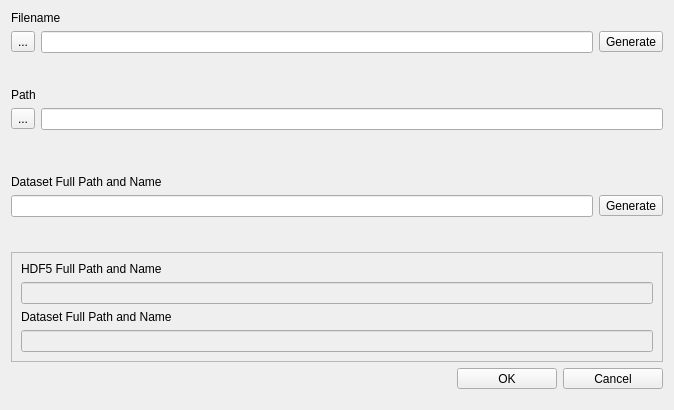
<?xml version="1.0" encoding="UTF-8"?>
<ui version="4.0">
 <class>Dialog</class>
 <widget class="QDialog" name="Dialog">
  <property name="geometry">
   <rect>
    <x>0</x>
    <y>0</y>
    <width>674</width>
    <height>410</height>
   </rect>
  </property>
  <property name="windowTitle">
   <string>Save</string>
  </property>
  <property name="styleSheet">
   <string notr="true">font: 10pt &quot;Arial&quot;;</string>
  </property>
  <layout class="QVBoxLayout" name="verticalLayout_2">
   <item>
    <layout class="QVBoxLayout" name="verticalLayout">
     <item>
      <widget class="QLabel" name="label">
       <property name="text">
        <string>Filename</string>
       </property>
      </widget>
     </item>
     <item>
      <layout class="QHBoxLayout" name="horizontalLayout">
       <property name="bottomMargin">
        <number>0</number>
       </property>
       <item>
        <widget class="QToolButton" name="buttonGetFilename">
         <property name="text">
          <string>...</string>
         </property>
        </widget>
       </item>
       <item>
        <widget class="QLineEdit" name="lineEditFilename">
         <property name="focusPolicy">
          <enum>Qt::StrongFocus</enum>
         </property>
        </widget>
       </item>
       <item>
        <widget class="QToolButton" name="buttonGenerateFilename">
         <property name="text">
          <string>Generate</string>
         </property>
        </widget>
       </item>
      </layout>
     </item>
     <item>
      <spacer name="verticalSpacer">
       <property name="orientation">
        <enum>Qt::Vertical</enum>
       </property>
       <property name="sizeHint" stdset="0">
        <size>
         <width>20</width>
         <height>40</height>
        </size>
       </property>
      </spacer>
     </item>
     <item>
      <widget class="QLabel" name="label_2">
       <property name="text">
        <string>Path</string>
       </property>
      </widget>
     </item>
     <item>
      <layout class="QHBoxLayout" name="horizontalLayout_2">
       <property name="bottomMargin">
        <number>10</number>
       </property>
       <item>
        <widget class="QToolButton" name="buttonGetPath">
         <property name="text">
          <string>...</string>
         </property>
        </widget>
       </item>
       <item>
        <widget class="QLineEdit" name="lineEditPath">
         <property name="focusPolicy">
          <enum>Qt::StrongFocus</enum>
         </property>
        </widget>
       </item>
      </layout>
     </item>
     <item>
      <spacer name="verticalSpacer_2">
       <property name="orientation">
        <enum>Qt::Vertical</enum>
       </property>
       <property name="sizeHint" stdset="0">
        <size>
         <width>20</width>
         <height>40</height>
        </size>
       </property>
      </spacer>
     </item>
     <item>
      <widget class="QLabel" name="label_3">
       <property name="text">
        <string>Dataset Full Path and Name</string>
       </property>
      </widget>
     </item>
     <item>
      <layout class="QHBoxLayout" name="horizontalLayout_4">
       <property name="bottomMargin">
        <number>0</number>
       </property>
       <item>
        <widget class="QLineEdit" name="lineEditDataset">
         <property name="focusPolicy">
          <enum>Qt::StrongFocus</enum>
         </property>
        </widget>
       </item>
       <item>
        <widget class="QToolButton" name="buttonGenerateDatasetname">
         <property name="text">
          <string>Generate</string>
         </property>
        </widget>
       </item>
      </layout>
     </item>
     <item>
      <spacer name="verticalSpacer_3">
       <property name="orientation">
        <enum>Qt::Vertical</enum>
       </property>
       <property name="sizeHint" stdset="0">
        <size>
         <width>20</width>
         <height>40</height>
        </size>
       </property>
      </spacer>
     </item>
     <item>
      <widget class="QFrame" name="frame">
       <property name="frameShape">
        <enum>QFrame::StyledPanel</enum>
       </property>
       <property name="frameShadow">
        <enum>QFrame::Plain</enum>
       </property>
       <layout class="QVBoxLayout" name="verticalLayout_3">
        <item>
         <widget class="QLabel" name="label_4">
          <property name="text">
           <string>HDF5 Full Path and Name</string>
          </property>
         </widget>
        </item>
        <item>
         <widget class="QLineEdit" name="lineReadFileNamePath">
          <property name="enabled">
           <bool>false</bool>
          </property>
          <property name="readOnly">
           <bool>true</bool>
          </property>
         </widget>
        </item>
        <item>
         <widget class="QLabel" name="label_5">
          <property name="text">
           <string>Dataset Full Path and Name</string>
          </property>
         </widget>
        </item>
        <item>
         <widget class="QLineEdit" name="lineReadDataset">
          <property name="enabled">
           <bool>false</bool>
          </property>
          <property name="readOnly">
           <bool>true</bool>
          </property>
         </widget>
        </item>
       </layout>
      </widget>
     </item>
    </layout>
   </item>
   <item>
    <layout class="QHBoxLayout" name="horizontalLayout_3">
     <property name="bottomMargin">
      <number>10</number>
     </property>
     <item>
      <spacer name="horizontalSpacer">
       <property name="orientation">
        <enum>Qt::Horizontal</enum>
       </property>
       <property name="sizeHint" stdset="0">
        <size>
         <width>40</width>
         <height>20</height>
        </size>
       </property>
      </spacer>
     </item>
     <item>
      <widget class="QToolButton" name="buttonOK">
       <property name="minimumSize">
        <size>
         <width>100</width>
         <height>0</height>
        </size>
       </property>
       <property name="maximumSize">
        <size>
         <width>100</width>
         <height>16777215</height>
        </size>
       </property>
       <property name="baseSize">
        <size>
         <width>0</width>
         <height>0</height>
        </size>
       </property>
       <property name="text">
        <string>OK</string>
       </property>
      </widget>
     </item>
     <item>
      <widget class="QToolButton" name="buttonCancel">
       <property name="minimumSize">
        <size>
         <width>100</width>
         <height>0</height>
        </size>
       </property>
       <property name="maximumSize">
        <size>
         <width>100</width>
         <height>16777215</height>
        </size>
       </property>
       <property name="text">
        <string>Cancel</string>
       </property>
      </widget>
     </item>
    </layout>
   </item>
  </layout>
 </widget>
 <tabstops>
  <tabstop>buttonGetFilename</tabstop>
  <tabstop>buttonGenerateFilename</tabstop>
  <tabstop>buttonGetPath</tabstop>
  <tabstop>lineReadFileNamePath</tabstop>
  <tabstop>lineReadDataset</tabstop>
 </tabstops>
 <resources/>
 <connections/>
</ui>
